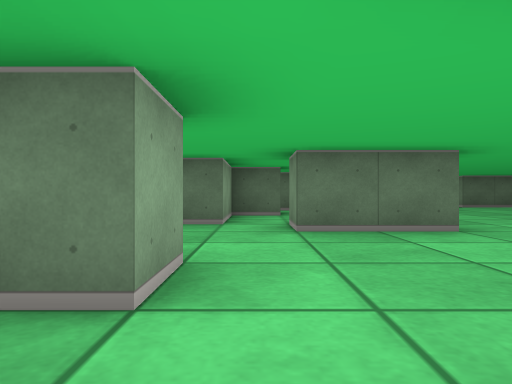
[1] (above)

23 first-person views from a walk through a cub3D ray-caster map. The camera is about half as high as the walls, looks level and sees 70° across. The floor is counted in squares. Each view is taken from the middle of a square. On the plan, view 1 faces up. The plan holds only what a view shows up to about 9 squares ahead; the rest is blank.

[2]
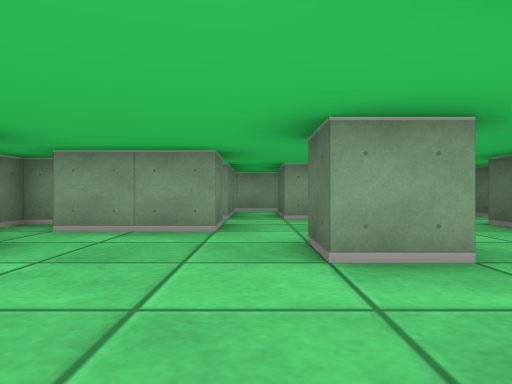

[3]
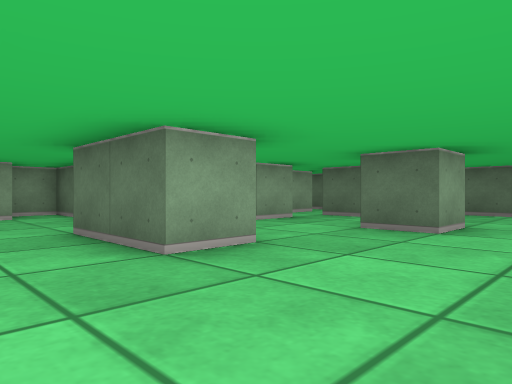

[4]
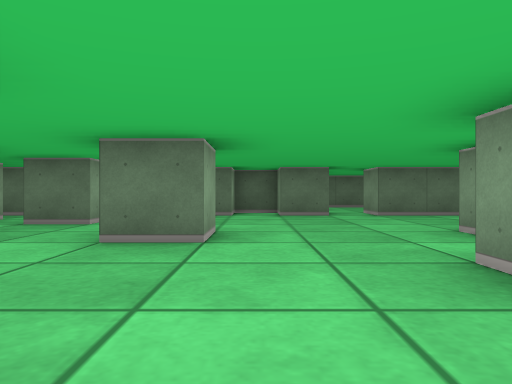

[5]
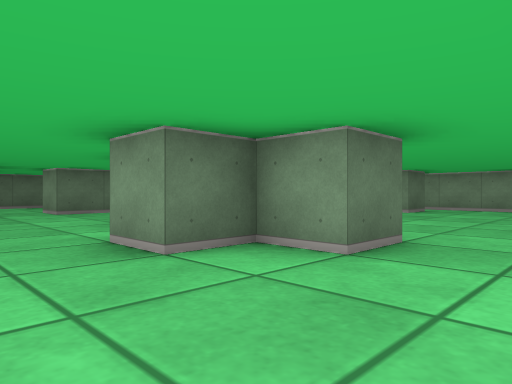

[6]
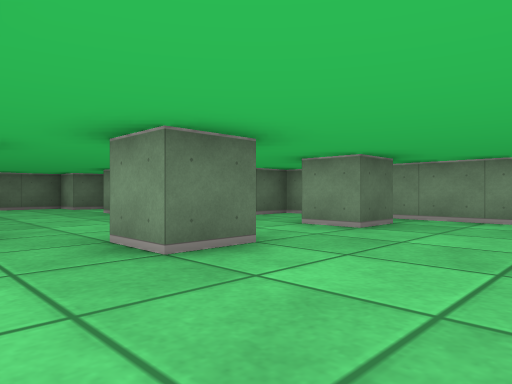

[7]
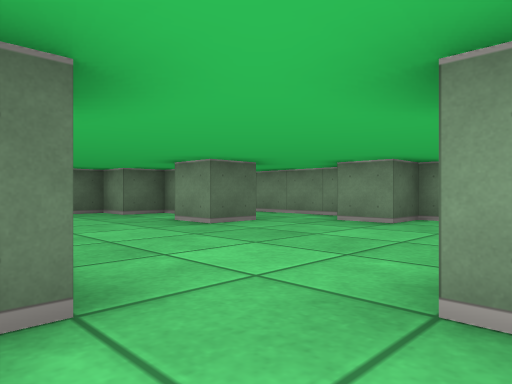

[8]
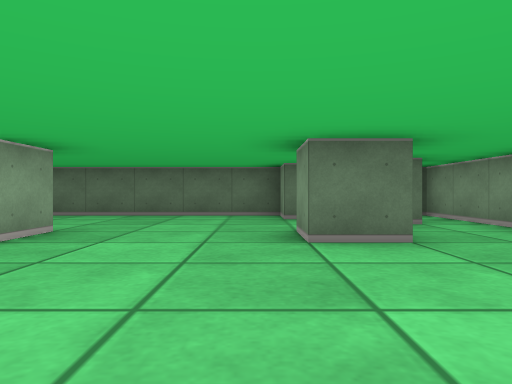

[9]
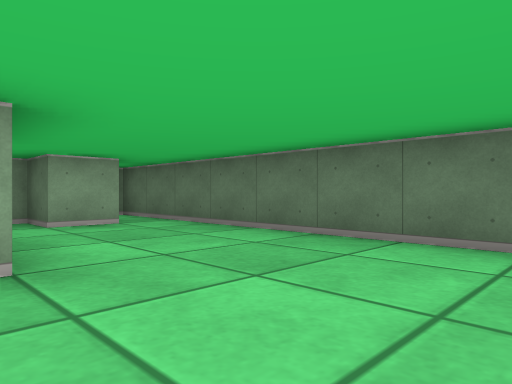

[10]
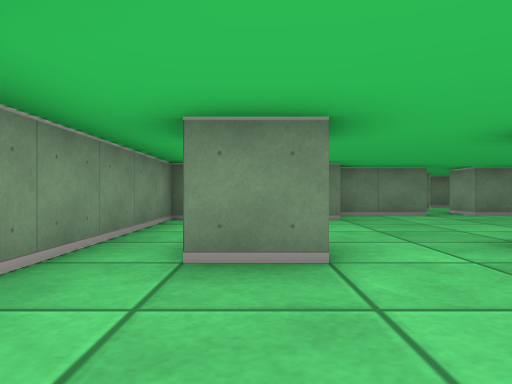

[11]
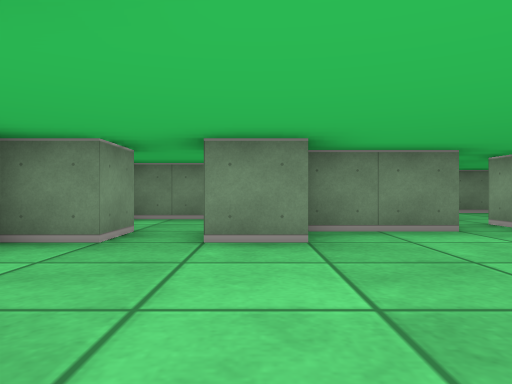

[12]
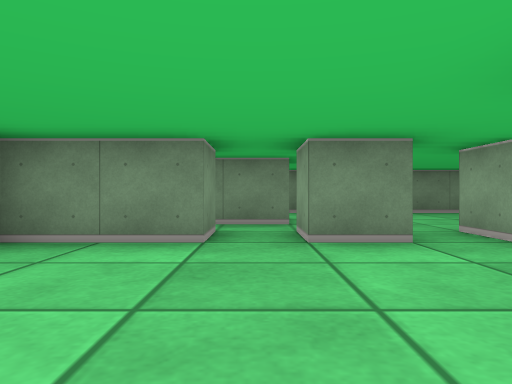

[13]
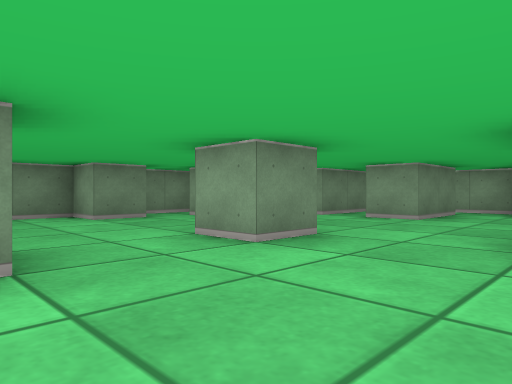

[14]
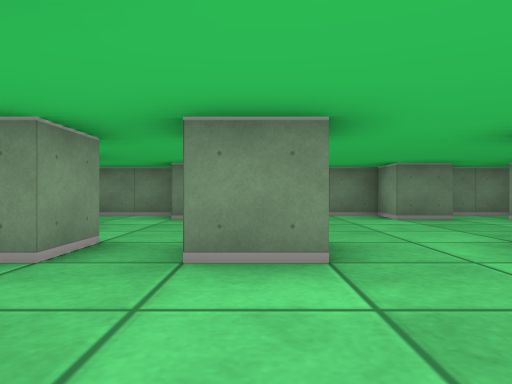

[15]
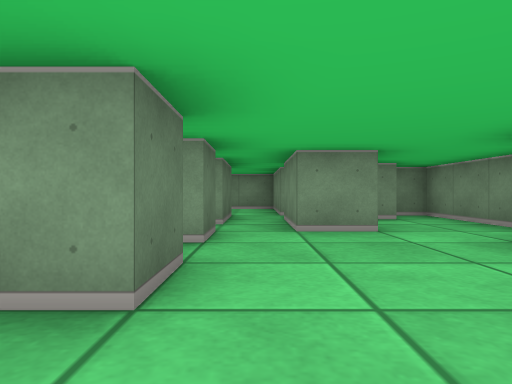

[16]
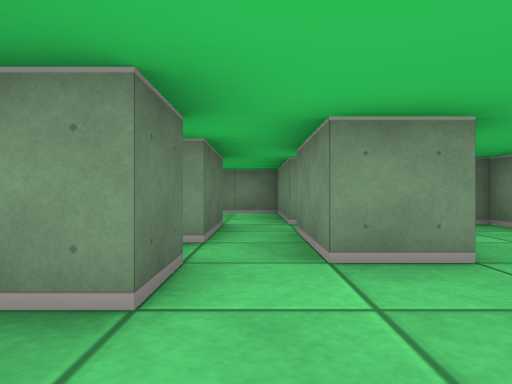

[17]
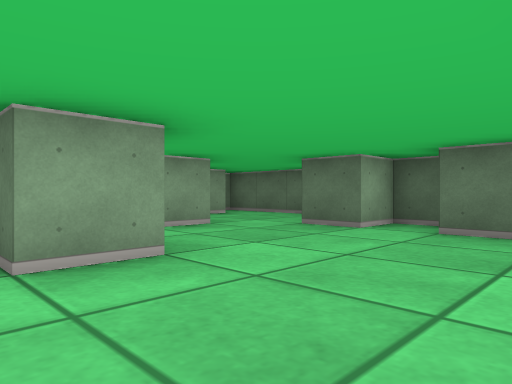

[18]
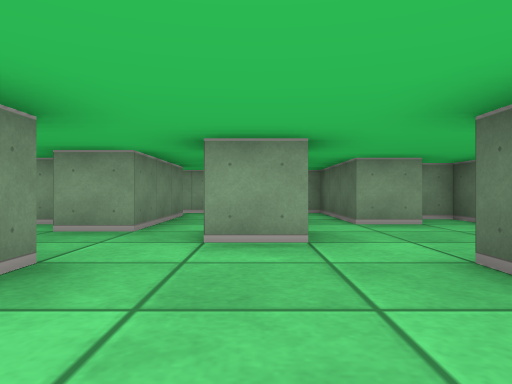

[19]
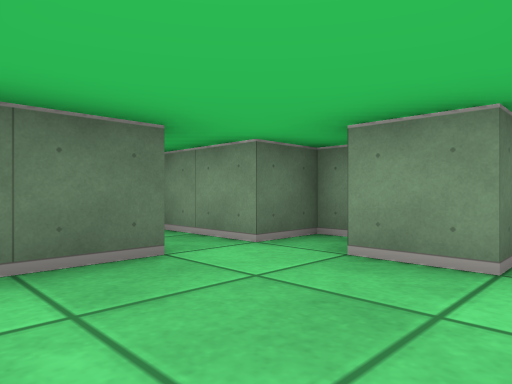

[20]
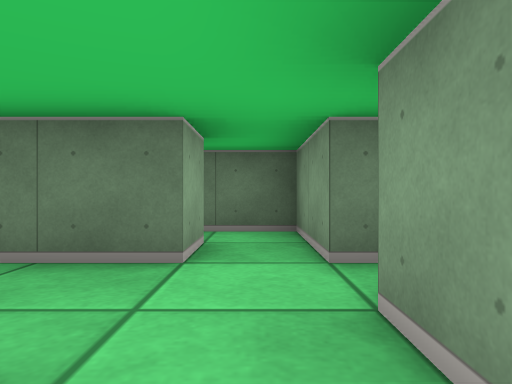

[21]
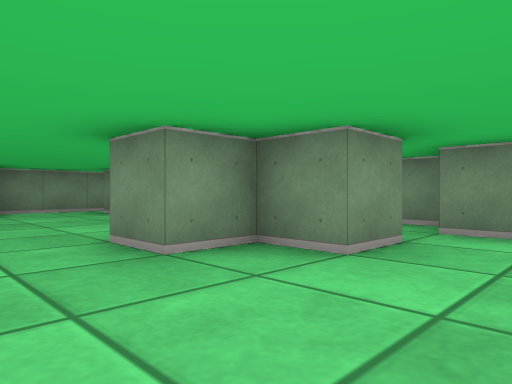

[22]
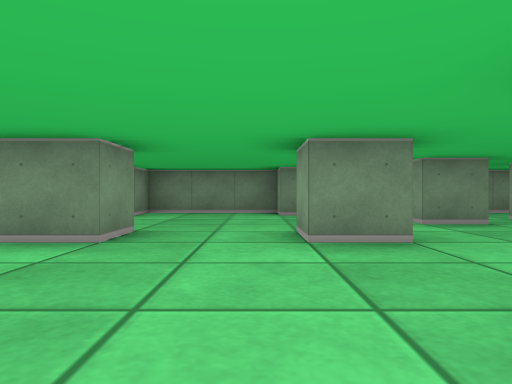

[23]
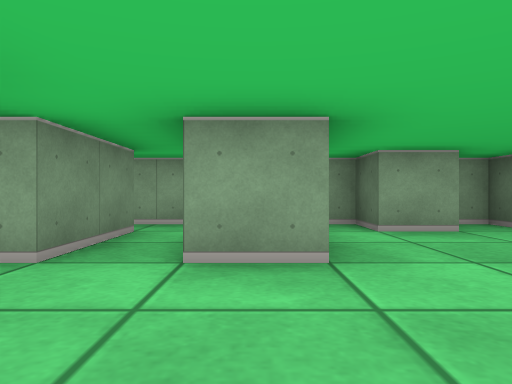

### Floor plan
Key: @ floor where view 1 was taken; # wall or solid block; . floor.
Columns run from 4 left of view 1 to 15 right of it. Each row starts with its distance up from view 1.
 16      ###############
 15      ..#........##.#
 14    ###.###.......#.#
 13   ##....##.........#
 12 ####...###.##...#..#
 11 #..................#
 10 #  #.#............##
  9 #...........#......#
  8 # ###..#...##......#
  7 #  #..........#..#.#
  6 ####......##.......#
  5 #....##....#.......#
  4 ##.................#
  3 #...............#.##
  2 #.##...#..#.#.###..#
  1 #..................#
  0 #.##@#.......#######
 -1    ..#.........##
 -2    .##.#...#....#
 -3   ###############

Where each view was taken, in squares from view 1:
view 1: 0 up, 0 right, facing up
view 2: 1 up, 6 right, facing left
view 3: 3 up, 5 right, facing up-left
view 4: 4 up, 4 right, facing up
view 5: 3 up, 4 right, facing up-right
view 6: 4 up, 8 right, facing up-right
view 7: 7 up, 8 right, facing up-right
view 8: 8 up, 11 right, facing up
view 9: 12 up, 11 right, facing up-left
view 10: 10 up, 13 right, facing down
view 11: 7 up, 12 right, facing down
view 12: 6 up, 9 right, facing down
view 13: 5 up, 6 right, facing down-left
view 14: 5 up, 6 right, facing down
view 15: 1 up, 4 right, facing right
view 16: 1 up, 6 right, facing right
view 17: 7 up, 6 right, facing up-left
view 18: 10 up, 5 right, facing left
view 19: 11 up, 0 right, facing up-right
view 20: 11 up, 2 right, facing up
view 21: 11 up, 5 right, facing down-right
view 22: 6 up, 4 right, facing down
view 23: 2 up, 2 right, facing left
